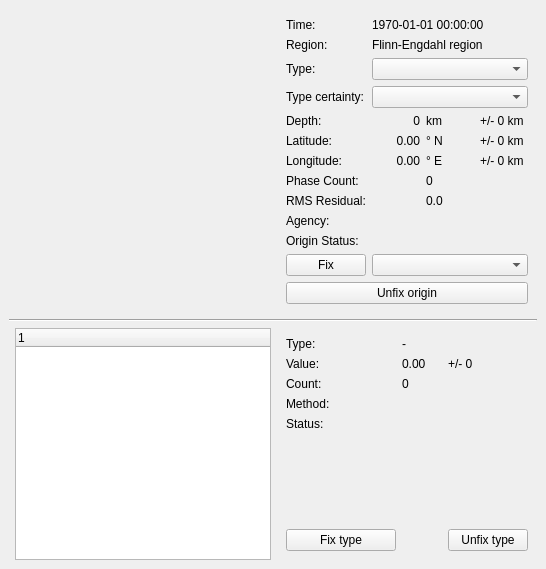
      <widget class="QWidget" name="originWidget" >
       <attribute name="title" >
        <string>Origins</string>
       </attribute>
       <layout class="QGridLayout" >
        <property name="margin" >
         <number>9</number>
        </property>
        <property name="spacing" >
         <number>6</number>
        </property>
        <item row="2" column="0" >
         <layout class="QHBoxLayout" >
          <property name="margin" >
           <number>0</number>
          </property>
          <property name="spacing" >
           <number>6</number>
          </property>
          <item>
           <widget class="QFrame" name="frameMap" >
            <property name="sizePolicy" >
             <sizepolicy>
              <hsizetype>5</hsizetype>
              <vsizetype>5</vsizetype>
              <horstretch>0</horstretch>
              <verstretch>0</verstretch>
             </sizepolicy>
            </property>
            <property name="frameShape" >
             <enum>QFrame::StyledPanel</enum>
            </property>
            <property name="frameShadow" >
             <enum>QFrame::Raised</enum>
            </property>
           </widget>
          </item>
          <item>
           <widget class="QTreeWidget" name="treeMagnitudes" >
            <property name="sizePolicy" >
             <sizepolicy>
              <hsizetype>5</hsizetype>
              <vsizetype>7</vsizetype>
              <horstretch>0</horstretch>
              <verstretch>0</verstretch>
             </sizepolicy>
            </property>
            <property name="alternatingRowColors" >
             <bool>true</bool>
            </property>
            <property name="rootIsDecorated" >
             <bool>false</bool>
            </property>
            <property name="uniformRowHeights" >
             <bool>true</bool>
            </property>
           </widget>
          </item>
         </layout>
        </item>
        <item row="1" column="0" colspan="2" >
         <widget class="Line" name="line" >
          <property name="orientation" >
           <enum>Qt::Horizontal</enum>
          </property>
         </widget>
        </item>
        <item row="0" column="1" >
         <widget class="QFrame" name="frameInformation" >
          <property name="sizePolicy" >
           <sizepolicy>
            <hsizetype>5</hsizetype>
            <vsizetype>5</vsizetype>
            <horstretch>0</horstretch>
            <verstretch>5</verstretch>
           </sizepolicy>
          </property>
          <property name="frameShape" >
           <enum>QFrame::NoFrame</enum>
          </property>
          <property name="frameShadow" >
           <enum>QFrame::Plain</enum>
          </property>
          <layout class="QGridLayout" >
           <property name="margin" >
            <number>9</number>
           </property>
           <property name="spacing" >
            <number>6</number>
           </property>
           <item row="2" column="1" colspan="3" >
            <widget class="QComboBox" name="comboTypes" >
             <property name="sizePolicy" >
              <sizepolicy>
               <hsizetype>1</hsizetype>
               <vsizetype>0</vsizetype>
               <horstretch>0</horstretch>
               <verstretch>0</verstretch>
              </sizepolicy>
             </property>
             <property name="toolTip" >
              <string>Sets the type of the event. Selection changes are going to be sent immediately.</string>
             </property>
             <property name="sizeAdjustPolicy" >
              <enum>QComboBox::AdjustToMinimumContentsLength</enum>
             </property>
             <property name="minimumContentsLength" >
              <number>9</number>
             </property>
            </widget>
           </item>
           <item row="7" column="2" colspan="2" >
            <widget class="QLabel" name="labelPhasesValue" >
             <property name="text" >
              <string>0</string>
             </property>
             <property name="alignment" >
              <set>Qt::AlignLeading|Qt::AlignLeft|Qt::AlignVCenter</set>
             </property>
            </widget>
           </item>
           <item row="4" column="3" >
            <widget class="QLabel" name="labelDepthError" >
             <property name="text" >
              <string>+/- 0 km</string>
             </property>
             <property name="alignment" >
              <set>Qt::AlignLeading|Qt::AlignLeft|Qt::AlignVCenter</set>
             </property>
            </widget>
           </item>
           <item row="6" column="1" >
            <widget class="QLabel" name="labelLongitudeValue" >
             <property name="text" >
              <string>0.00</string>
             </property>
             <property name="alignment" >
              <set>Qt::AlignRight|Qt::AlignTrailing|Qt::AlignVCenter</set>
             </property>
            </widget>
           </item>
           <item row="10" column="0" >
            <widget class="QLabel" name="labelOriginStatus" >
             <property name="text" >
              <string>Origin Status:</string>
             </property>
             <property name="alignment" >
              <set>Qt::AlignLeading|Qt::AlignLeft|Qt::AlignVCenter</set>
             </property>
            </widget>
           </item>
           <item row="8" column="2" colspan="2" >
            <widget class="QLabel" name="labelRMSValue" >
             <property name="text" >
              <string>0.0</string>
             </property>
             <property name="alignment" >
              <set>Qt::AlignLeading|Qt::AlignLeft|Qt::AlignVCenter</set>
             </property>
            </widget>
           </item>
           <item row="9" column="0" >
            <widget class="QLabel" name="labelAgency" >
             <property name="text" >
              <string>Agency:</string>
             </property>
             <property name="alignment" >
              <set>Qt::AlignLeading|Qt::AlignLeft|Qt::AlignVCenter</set>
             </property>
            </widget>
           </item>
           <item row="2" column="0" >
            <widget class="QLabel" name="labelType" >
             <property name="text" >
              <string>Type:</string>
             </property>
            </widget>
           </item>
           <item row="12" column="0" >
            <widget class="QPushButton" name="buttonFixOrigin" >
             <property name="text" >
              <string>Fix</string>
             </property>
            </widget>
           </item>
           <item row="5" column="1" >
            <widget class="QLabel" name="labelLatitudeValue" >
             <property name="sizePolicy" >
              <sizepolicy>
               <hsizetype>5</hsizetype>
               <vsizetype>5</vsizetype>
               <horstretch>0</horstretch>
               <verstretch>0</verstretch>
              </sizepolicy>
             </property>
             <property name="text" >
              <string>0.00</string>
             </property>
             <property name="alignment" >
              <set>Qt::AlignRight|Qt::AlignTrailing|Qt::AlignVCenter</set>
             </property>
            </widget>
           </item>
           <item row="4" column="2" >
            <widget class="QLabel" name="labelDepthUnit" >
             <property name="text" >
              <string>km</string>
             </property>
             <property name="alignment" >
              <set>Qt::AlignLeading|Qt::AlignLeft|Qt::AlignVCenter</set>
             </property>
            </widget>
           </item>
           <item row="4" column="0" >
            <widget class="QLabel" name="labelDepth" >
             <property name="sizePolicy" >
              <sizepolicy>
               <hsizetype>5</hsizetype>
               <vsizetype>5</vsizetype>
               <horstretch>0</horstretch>
               <verstretch>0</verstretch>
              </sizepolicy>
             </property>
             <property name="text" >
              <string>Depth:</string>
             </property>
             <property name="alignment" >
              <set>Qt::AlignLeading|Qt::AlignLeft|Qt::AlignVCenter</set>
             </property>
            </widget>
           </item>
           <item row="5" column="3" >
            <widget class="QLabel" name="labelLatitudeError" >
             <property name="sizePolicy" >
              <sizepolicy>
               <hsizetype>5</hsizetype>
               <vsizetype>5</vsizetype>
               <horstretch>0</horstretch>
               <verstretch>0</verstretch>
              </sizepolicy>
             </property>
             <property name="text" >
              <string>+/- 0 km</string>
             </property>
             <property name="alignment" >
              <set>Qt::AlignLeading|Qt::AlignLeft|Qt::AlignVCenter</set>
             </property>
            </widget>
           </item>
           <item row="0" column="0" >
            <widget class="QLabel" name="labelTime" >
             <property name="text" >
              <string>Time:</string>
             </property>
            </widget>
           </item>
           <item row="6" column="3" >
            <widget class="QLabel" name="labelLongitudeError" >
             <property name="text" >
              <string>+/- 0 km</string>
             </property>
             <property name="alignment" >
              <set>Qt::AlignLeading|Qt::AlignLeft|Qt::AlignVCenter</set>
             </property>
            </widget>
           </item>
           <item row="5" column="0" >
            <widget class="QLabel" name="labelLatitude" >
             <property name="sizePolicy" >
              <sizepolicy>
               <hsizetype>5</hsizetype>
               <vsizetype>5</vsizetype>
               <horstretch>0</horstretch>
               <verstretch>0</verstretch>
              </sizepolicy>
             </property>
             <property name="text" >
              <string>Latitude:</string>
             </property>
             <property name="alignment" >
              <set>Qt::AlignLeading|Qt::AlignLeft|Qt::AlignVCenter</set>
             </property>
            </widget>
           </item>
           <item row="6" column="2" >
            <widget class="QLabel" name="labelLongitudeUnit" >
             <property name="text" >
              <string>° E</string>
             </property>
             <property name="alignment" >
              <set>Qt::AlignLeading|Qt::AlignLeft|Qt::AlignVCenter</set>
             </property>
            </widget>
           </item>
           <item row="6" column="0" >
            <widget class="QLabel" name="labelLongitude" >
             <property name="text" >
              <string>Longitude:</string>
             </property>
             <property name="alignment" >
              <set>Qt::AlignLeading|Qt::AlignLeft|Qt::AlignVCenter</set>
             </property>
            </widget>
           </item>
           <item row="9" column="2" colspan="2" >
            <widget class="QLabel" name="labelAgencyValue" >
             <property name="text" >
              <string/>
             </property>
             <property name="alignment" >
              <set>Qt::AlignLeading|Qt::AlignLeft|Qt::AlignVCenter</set>
             </property>
            </widget>
           </item>
           <item row="13" column="0" colspan="4" >
            <widget class="QPushButton" name="buttonReleaseOrigin" >
             <property name="toolTip" >
              <string>Unfixes a previously fixed preferred origin and lets scevent decide which origin to set preferred.</string>
             </property>
             <property name="text" >
              <string>Unfix origin</string>
             </property>
            </widget>
           </item>
           <item row="12" column="1" colspan="3" >
            <widget class="QComboBox" name="comboFixOrigin" />
           </item>
           <item row="1" column="1" colspan="3" >
            <widget class="QLabel" name="labelRegionValue" >
             <property name="sizePolicy" >
              <sizepolicy>
               <hsizetype>13</hsizetype>
               <vsizetype>5</vsizetype>
               <horstretch>0</horstretch>
               <verstretch>0</verstretch>
              </sizepolicy>
             </property>
             <property name="text" >
              <string>Flinn-Engdahl region</string>
             </property>
            </widget>
           </item>
           <item row="5" column="2" >
            <widget class="QLabel" name="labelLatitudeUnit" >
             <property name="sizePolicy" >
              <sizepolicy>
               <hsizetype>5</hsizetype>
               <vsizetype>5</vsizetype>
               <horstretch>0</horstretch>
               <verstretch>0</verstretch>
              </sizepolicy>
             </property>
             <property name="text" >
              <string>° N</string>
             </property>
             <property name="alignment" >
              <set>Qt::AlignLeading|Qt::AlignLeft|Qt::AlignVCenter</set>
             </property>
            </widget>
           </item>
           <item row="0" column="1" colspan="3" >
            <widget class="QLabel" name="labelTimeValue" >
             <property name="text" >
              <string>1970-01-01 00:00:00</string>
             </property>
            </widget>
           </item>
           <item row="11" column="0" >
            <spacer>
             <property name="orientation" >
              <enum>Qt::Vertical</enum>
             </property>
             <property name="sizeHint" >
              <size>
               <width>20</width>
               <height>40</height>
              </size>
             </property>
            </spacer>
           </item>
           <item row="10" column="2" colspan="2" >
            <widget class="QLabel" name="labelOriginStatusValue" >
             <property name="text" >
              <string/>
             </property>
             <property name="alignment" >
              <set>Qt::AlignLeading|Qt::AlignLeft|Qt::AlignVCenter</set>
             </property>
            </widget>
           </item>
           <item row="7" column="0" >
            <widget class="QLabel" name="labelPhases" >
             <property name="text" >
              <string>Phase Count:</string>
             </property>
             <property name="alignment" >
              <set>Qt::AlignLeading|Qt::AlignLeft|Qt::AlignVCenter</set>
             </property>
            </widget>
           </item>
           <item row="1" column="0" >
            <widget class="QLabel" name="labelRegion" >
             <property name="text" >
              <string>Region:</string>
             </property>
            </widget>
           </item>
           <item row="4" column="1" >
            <widget class="QLabel" name="labelDepthValue" >
             <property name="text" >
              <string>0</string>
             </property>
             <property name="alignment" >
              <set>Qt::AlignRight|Qt::AlignTrailing|Qt::AlignVCenter</set>
             </property>
            </widget>
           </item>
           <item row="8" column="0" >
            <widget class="QLabel" name="labelRMS" >
             <property name="text" >
              <string>RMS Residual:</string>
             </property>
             <property name="alignment" >
              <set>Qt::AlignLeading|Qt::AlignLeft|Qt::AlignVCenter</set>
             </property>
            </widget>
           </item>
           <item row="3" column="0" >
            <widget class="QLabel" name="label" >
             <property name="text" >
              <string>Type certainty:</string>
             </property>
            </widget>
           </item>
           <item row="3" column="1" colspan="3" >
            <widget class="QComboBox" name="comboTypeCertainties" />
           </item>
          </layout>
         </widget>
        </item>
        <item row="2" column="1" >
         <widget class="QFrame" name="frameInformationM" >
          <property name="sizePolicy" >
           <sizepolicy>
            <hsizetype>5</hsizetype>
            <vsizetype>5</vsizetype>
            <horstretch>0</horstretch>
            <verstretch>5</verstretch>
           </sizepolicy>
          </property>
          <property name="frameShape" >
           <enum>QFrame::NoFrame</enum>
          </property>
          <property name="frameShadow" >
           <enum>QFrame::Plain</enum>
          </property>
          <layout class="QGridLayout" >
           <property name="margin" >
            <number>9</number>
           </property>
           <property name="spacing" >
            <number>6</number>
           </property>
           <item row="6" column="2" >
            <widget class="QPushButton" name="buttonReleaseMagnitudeType" >
             <property name="toolTip" >
              <string>Unfixes a previouly fixed magnitude type and lets scevent decide which magnitude to set preferred.</string>
             </property>
             <property name="text" >
              <string>Unfix type</string>
             </property>
            </widget>
           </item>
           <item row="3" column="0" >
            <widget class="QLabel" name="labelMagnitudeMethod" >
             <property name="text" >
              <string>Method:</string>
             </property>
             <property name="alignment" >
              <set>Qt::AlignLeading|Qt::AlignLeft|Qt::AlignVCenter</set>
             </property>
            </widget>
           </item>
           <item row="1" column="0" >
            <widget class="QLabel" name="labelMagnitude" >
             <property name="sizePolicy" >
              <sizepolicy>
               <hsizetype>5</hsizetype>
               <vsizetype>5</vsizetype>
               <horstretch>0</horstretch>
               <verstretch>0</verstretch>
              </sizepolicy>
             </property>
             <property name="text" >
              <string>Value:</string>
             </property>
             <property name="alignment" >
              <set>Qt::AlignLeading|Qt::AlignLeft|Qt::AlignVCenter</set>
             </property>
            </widget>
           </item>
           <item row="2" column="0" >
            <widget class="QLabel" name="labelMagnitudeCount" >
             <property name="text" >
              <string>Count:</string>
             </property>
             <property name="alignment" >
              <set>Qt::AlignLeading|Qt::AlignLeft|Qt::AlignVCenter</set>
             </property>
            </widget>
           </item>
           <item row="1" column="1" >
            <widget class="QLabel" name="labelMagnitudeValue" >
             <property name="sizePolicy" >
              <sizepolicy>
               <hsizetype>5</hsizetype>
               <vsizetype>5</vsizetype>
               <horstretch>0</horstretch>
               <verstretch>0</verstretch>
              </sizepolicy>
             </property>
             <property name="text" >
              <string>0.00</string>
             </property>
            </widget>
           </item>
           <item row="0" column="0" >
            <widget class="QLabel" name="labelMagnitudeType" >
             <property name="sizePolicy" >
              <sizepolicy>
               <hsizetype>5</hsizetype>
               <vsizetype>5</vsizetype>
               <horstretch>0</horstretch>
               <verstretch>0</verstretch>
              </sizepolicy>
             </property>
             <property name="text" >
              <string>Type:</string>
             </property>
             <property name="alignment" >
              <set>Qt::AlignLeading|Qt::AlignLeft|Qt::AlignVCenter</set>
             </property>
            </widget>
           </item>
           <item row="3" column="1" colspan="2" >
            <widget class="QLabel" name="labelMagnitudeMethodValue" >
             <property name="sizePolicy" >
              <sizepolicy>
               <hsizetype>13</hsizetype>
               <vsizetype>5</vsizetype>
               <horstretch>0</horstretch>
               <verstretch>0</verstretch>
              </sizepolicy>
             </property>
             <property name="text" >
              <string/>
             </property>
             <property name="alignment" >
              <set>Qt::AlignLeading|Qt::AlignLeft|Qt::AlignVCenter</set>
             </property>
            </widget>
           </item>
           <item row="6" column="0" >
            <widget class="QPushButton" name="buttonFixMagnitudeType" >
             <property name="toolTip" >
              <string>Use only magnitudes with the currently selected type as preferred magnitude.</string>
             </property>
             <property name="text" >
              <string>Fix type</string>
             </property>
            </widget>
           </item>
           <item row="0" column="1" colspan="2" >
            <widget class="QLabel" name="labelMagnitudeTypeValue" >
             <property name="text" >
              <string>-</string>
             </property>
            </widget>
           </item>
           <item row="5" column="0" >
            <spacer>
             <property name="orientation" >
              <enum>Qt::Vertical</enum>
             </property>
             <property name="sizeType" >
              <enum>QSizePolicy::Expanding</enum>
             </property>
             <property name="sizeHint" >
              <size>
               <width>110</width>
               <height>0</height>
              </size>
             </property>
            </spacer>
           </item>
           <item row="2" column="1" colspan="2" >
            <widget class="QLabel" name="labelMagnitudeCountValue" >
             <property name="text" >
              <string>0</string>
             </property>
            </widget>
           </item>
           <item row="1" column="2" >
            <widget class="QLabel" name="labelMagnitudeError" >
             <property name="sizePolicy" >
              <sizepolicy>
               <hsizetype>5</hsizetype>
               <vsizetype>5</vsizetype>
               <horstretch>0</horstretch>
               <verstretch>0</verstretch>
              </sizepolicy>
             </property>
             <property name="text" >
              <string>+/- 0</string>
             </property>
             <property name="alignment" >
              <set>Qt::AlignLeading|Qt::AlignLeft|Qt::AlignVCenter</set>
             </property>
            </widget>
           </item>
           <item row="6" column="1" >
            <spacer>
             <property name="orientation" >
              <enum>Qt::Horizontal</enum>
             </property>
             <property name="sizeHint" >
              <size>
               <width>40</width>
               <height>20</height>
              </size>
             </property>
            </spacer>
           </item>
           <item row="4" column="0" >
            <widget class="QLabel" name="label_2" >
             <property name="text" >
              <string>Status:</string>
             </property>
            </widget>
           </item>
           <item row="4" column="1" colspan="2" >
            <widget class="QLabel" name="labelMagnitudeStatus" >
             <property name="text" >
              <string/>
             </property>
            </widget>
           </item>
          </layout>
         </widget>
        </item>
        <item row="0" column="0" >
         <widget class="QFrame" name="frameOrigins" >
          <property name="sizePolicy" >
           <sizepolicy>
            <hsizetype>7</hsizetype>
            <vsizetype>7</vsizetype>
            <horstretch>1</horstretch>
            <verstretch>0</verstretch>
           </sizepolicy>
          </property>
          <property name="frameShape" >
           <enum>QFrame::NoFrame</enum>
          </property>
          <property name="frameShadow" >
           <enum>QFrame::Raised</enum>
          </property>
         </widget>
        </item>
       </layout>
      </widget>
